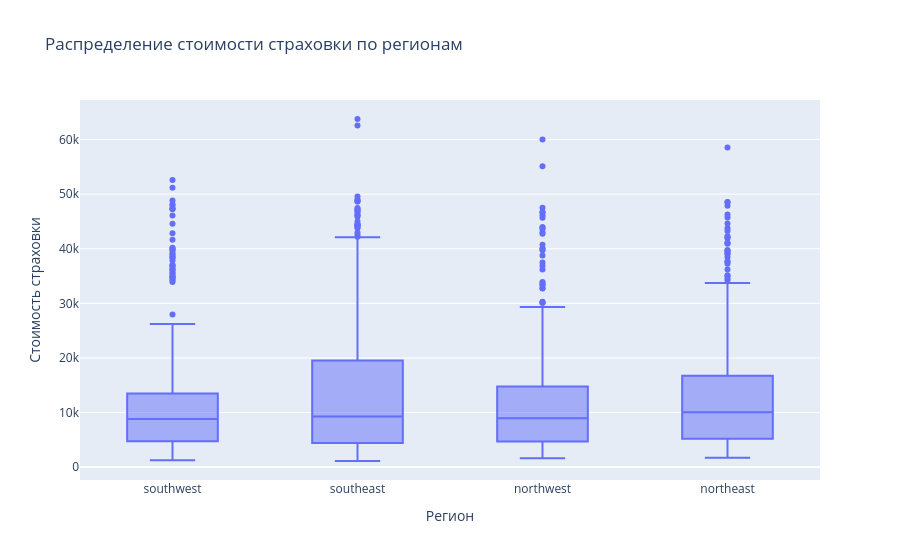
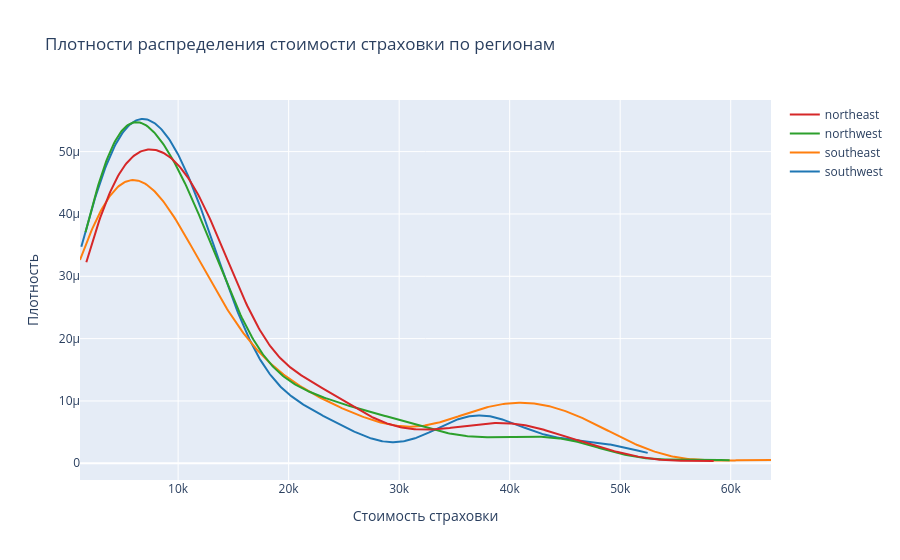

Notebook code for these charts, in order:
### Code cell
import plotly.express as px
import plotly.figure_factory as ff

fig_box = px.box(
    df,
    x='region',
    y='charges',
    title='Распределение стоимости страховки по регионам',
    labels={'region': 'Регион', 'charges': 'Стоимость страховки'}
)
fig_box.show()

regions = df['region'].unique()
hist_data = []
group_labels = []

for region in regions:
    subset = df[df['region'] == region]['charges']
    hist_data.append(subset)
    group_labels.append(region)

fig_kde = ff.create_distplot(
    hist_data, 
    group_labels, 
    show_hist=False, 
    show_rug=False
)
fig_kde.update_layout(
    title='Плотности распределения стоимости страховки по регионам',
    xaxis_title='Стоимость страховки',
    yaxis_title='Плотность'
)
fig_kde.show()

### Figure 1 — Plotly figure (JSON) as saved in the notebook; plotly's stock layout.template omitted (floating-point values rounded to 4 significant figures; data arrays with more than 128 entries replaced by an {"elided": "..."} marker saying what was removed)
{"data": [{"alignmentgroup": "True", "hovertemplate": "Регион=%{x}<br>Стоимость страховки=%{y}<extra></extra>", "legendgroup": "", "marker": {"color": "#636efa"}, "name": "", "notched": false, "offsetgroup": "", "orientation": "v", "showlegend": false, "type": "box", "x": {"elided": "1338 str values"}, "x0": " ", "xaxis": "x", "y": {"elided": "1338 float values"}, "y0": " ", "yaxis": "y"}], "layout": {"boxmode": "group", "legend": {"tracegroupgap": 0}, "title": {"text": "Распределение стоимости страховки по регионам"}, "xaxis": {"anchor": "y", "domain": [0, 1], "title": {"text": "Регион"}}, "yaxis": {"anchor": "x", "domain": [0, 1], "title": {"text": "Стоимость страховки"}}}}

### Figure 2 — Plotly figure (JSON) as saved in the notebook; plotly's stock layout.template omitted (floating-point values rounded to 4 significant figures; data arrays with more than 128 entries replaced by an {"elided": "..."} marker saying what was removed)
{"data": [{"legendgroup": "southwest", "marker": {"color": "rgb(31, 119, 180)"}, "mode": "lines", "name": "southwest", "showlegend": true, "type": "scatter", "x": {"elided": "500 float values"}, "xaxis": "x", "y": {"elided": "500 float values"}, "yaxis": "y"}, {"legendgroup": "southeast", "marker": {"color": "rgb(255, 127, 14)"}, "mode": "lines", "name": "southeast", "showlegend": true, "type": "scatter", "x": {"elided": "500 float values"}, "xaxis": "x", "y": {"elided": "500 float values"}, "yaxis": "y"}, {"legendgroup": "northwest", "marker": {"color": "rgb(44, 160, 44)"}, "mode": "lines", "name": "northwest", "showlegend": true, "type": "scatter", "x": {"elided": "500 float values"}, "xaxis": "x", "y": {"elided": "500 float values"}, "yaxis": "y"}, {"legendgroup": "northeast", "marker": {"color": "rgb(214, 39, 40)"}, "mode": "lines", "name": "northeast", "showlegend": true, "type": "scatter", "x": {"elided": "500 float values"}, "xaxis": "x", "y": {"elided": "500 float values"}, "yaxis": "y"}], "layout": {"barmode": "overlay", "hovermode": "closest", "legend": {"traceorder": "reversed"}, "title": {"text": "Плотности распределения стоимости страховки по регионам"}, "xaxis": {"anchor": "y2", "domain": [0, 1], "title": {"text": "Стоимость страховки"}, "zeroline": false}, "yaxis": {"anchor": "free", "domain": [0, 1], "position": 0, "title": {"text": "Плотность"}}}}
